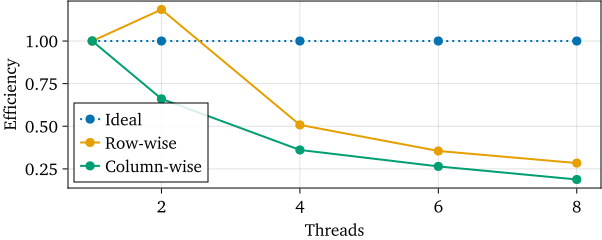

Generate this figure with Julia:
using CairoMakie, CSV, DataFrames;

df = CSV.read("./analysis/benchmarks/forward/thread-weak-scaling.csv", DataFrame);

threads = df[!, "Threads"]
row = df[!, "Row-wise"]
column = df[!, "Column-wise"]

row = row[1] ./ row
column = column[1] ./ column

pt = 4 / 3;
inch = 96;

set_theme!(
    fontsize=round(13pt),
    linewidth=2,
    markersize=13,
    figure_padding=1,
    fonts=(regular="charter", bold="charter bold", italic="charter italic", bold_italic="charter bold italic"),
);

fig = Figure(size=(6.27inch, 2.5inch), padding=0);
ax = Axis(
    fig[1, 1],
    xlabel="Threads",
    ylabel="Efficiency",
    xticks=(2:2:8),
);

d = scatterlines!(ax, threads, ones(5), linestyle=:dot);
r = scatterlines!(ax, threads, row);
c = scatterlines!(ax, threads, column);
axislegend(ax, [d, r, c], ["Ideal", "Row-wise", "Column-wise"], position=:lb, orientation=:vertical, backgroundcolor=(:white, 0.85));

fig

save("forward-thread-weak-scaling.svg", fig)